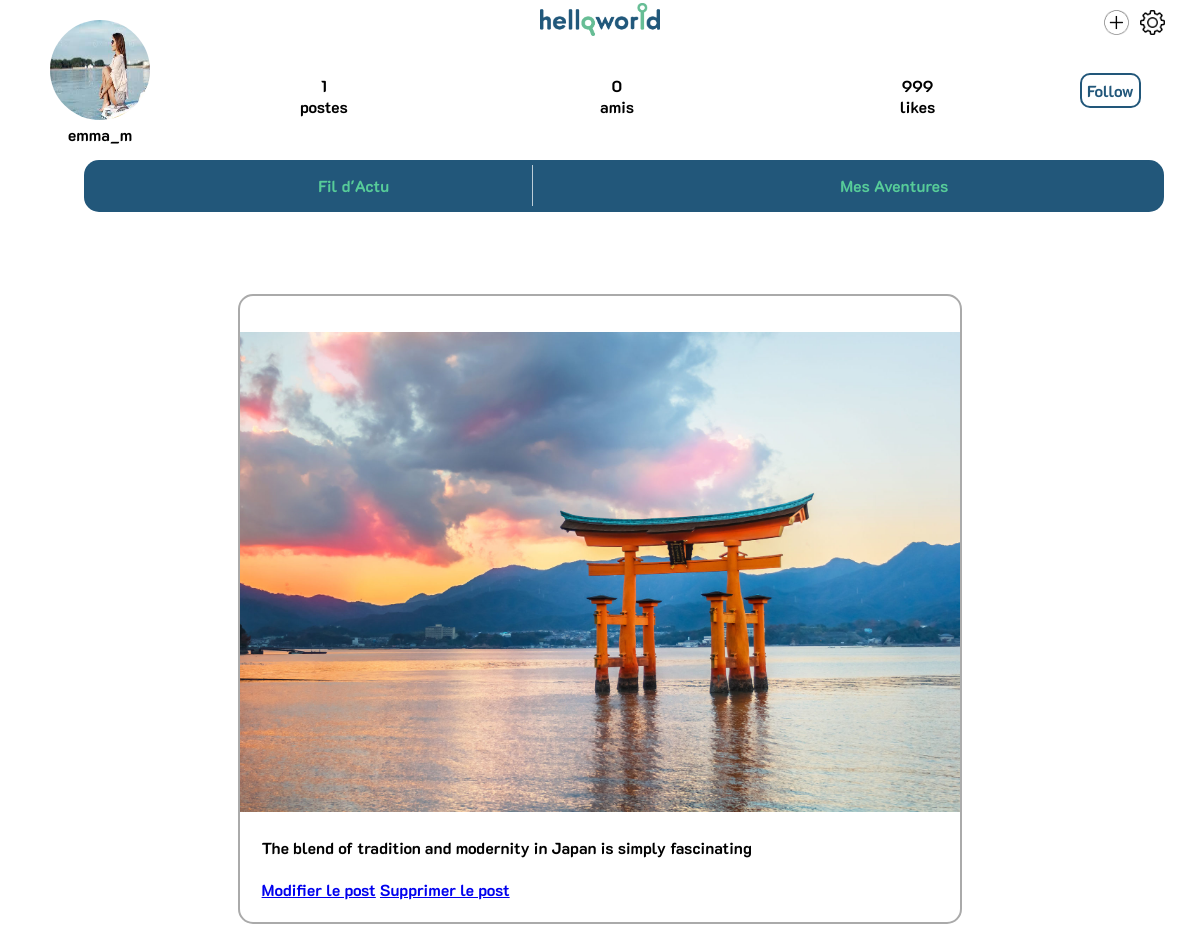
The page /profil.php?id=9 on the database as committed earlier.
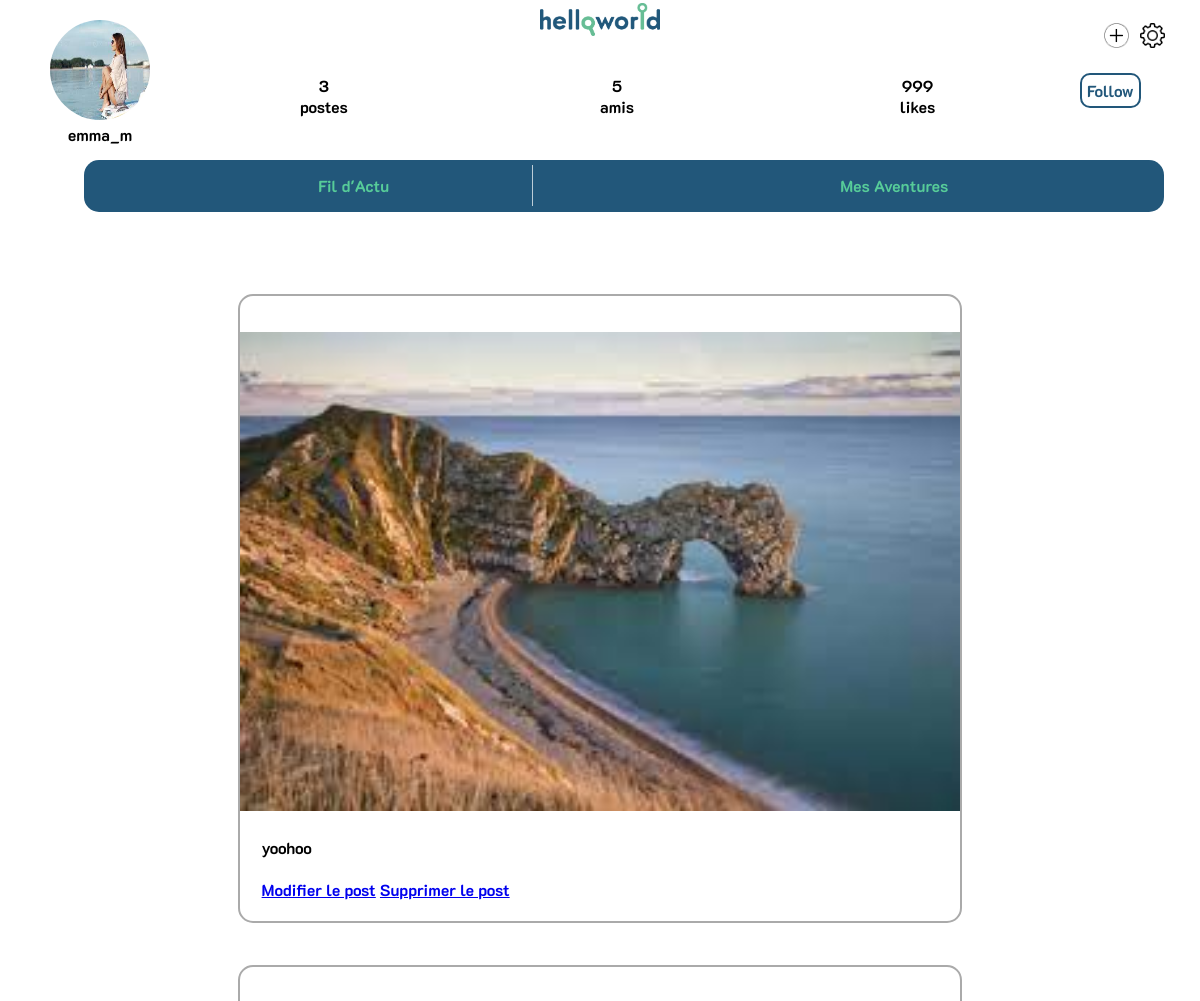
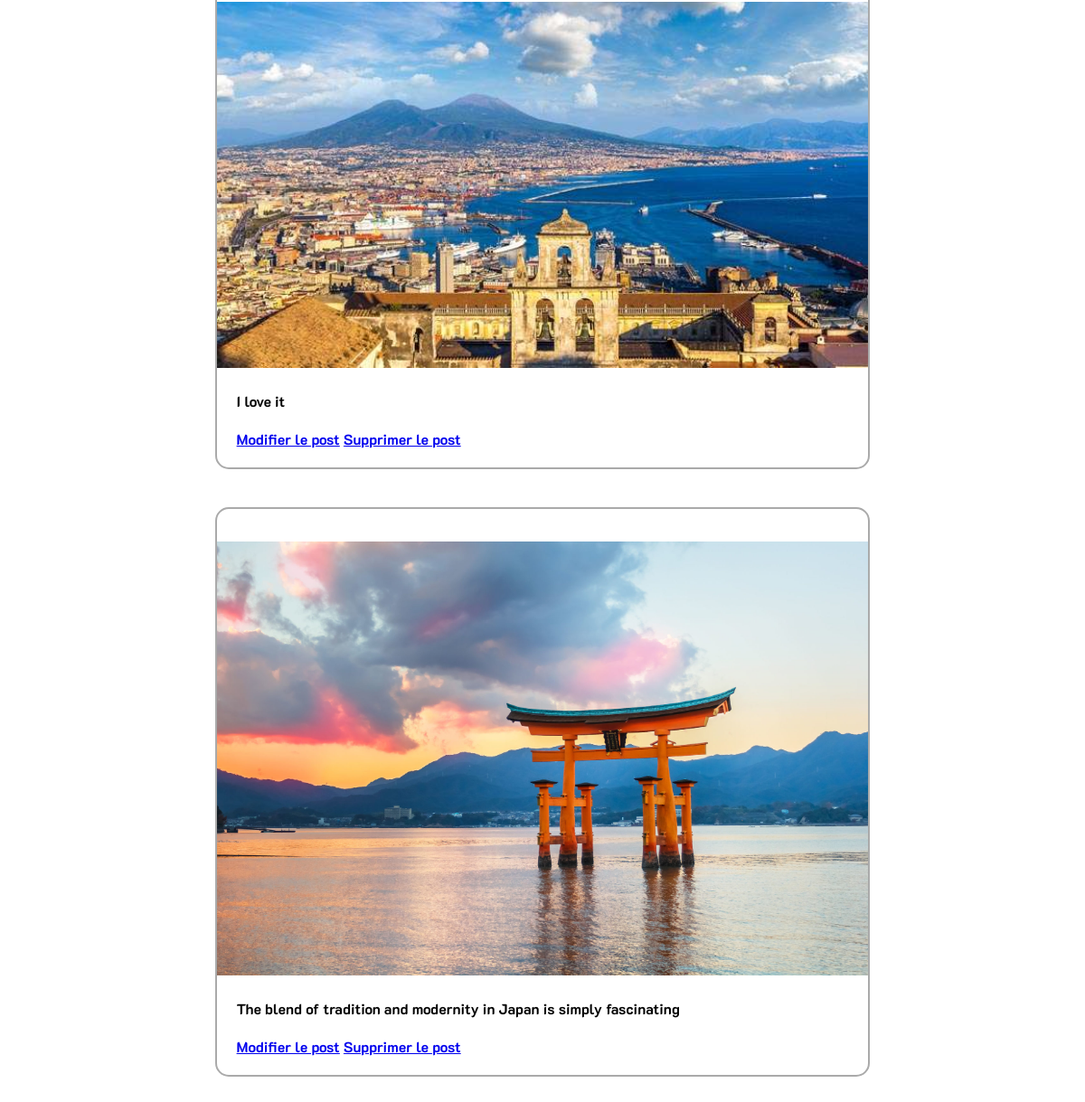
The same page on the database as committed later (2 pictures, top to bottom).
### tables this page shows
CREATE TABLE `utilisateur` (
  `id` int(11) NOT NULL,
  `prenom` varchar(50) DEFAULT NULL,
  `nom` varchar(50) DEFAULT NULL,
  `pseudo` varchar(50) DEFAULT NULL,
  `email` varchar(100) DEFAULT NULL,
  `mot_de_passe` varchar(100) DEFAULT NULL,
  `photo_profil` varchar(200) DEFAULT './images/photo_de_profil/avatar.png'
);

CREATE TABLE `post` (
  `id` int(11) NOT NULL,
  `image` varchar(200) DEFAULT NULL,
  `description` varchar(500) DEFAULT ' ',
  `id_destination` int(11) NOT NULL,
  `id_utilisateur` int(11) NOT NULL
);

### post_profil.php (the view)
<?php
$query = "SELECT id, id_utilisateur, image, description FROM `post` WHERE id_utilisateur = '".$_GET["id"]."'ORDER BY id DESC;";
$result = $conn->query($query);
while($row = $result->fetch_assoc()){
	$id_post = $row["id"];?>
	<div id="poste_p">
		<div id = "poste_header_profil">
		</div>
		<div id = "poste_image">
			<img src=<?php echo($row["image"]); ?>>
		</div>
		<div id = "poste_footer">
			<div id = "poste_description"><?php echo($row["description"]); ?></div>
			<br>
			<a href = "<?php echo("./nouveau_post.php?id=$id_post")?>">Modifier le post</a>
			<a href = "<?php echo("./formulaire_post.php?id=-$id_post")?>">Supprimer le post</a>
		</div>
	</div>
	<br><br>
<?php
	}
?>

### profil.php (shortened to what this page needs)
<!DOCTYPE html>
<html>
<head>
	<link rel="stylesheet" type="text/css" href="style.css">
</head>
<?php
include("./fonctions_BDD.php");
$id = $_GET["id"];
$query = "SELECT id, pseudo, photo_profil FROM `utilisateur` WHERE id = '".$id."';";
$result = $conn->query($query);
$row = $result->fetch_assoc();
?>
<body>
<div id="entete_contenu_profil">
        <header>
            <div id="logo_site_profil" >
				<img src="./images/logo_site/logo1.png">
			</div>
            <br>
            <div id="mon_profil">
                <img src=<?php echo($row["photo_profil"]); ?>>
                <br/>
                <span>
                    <?php
                        echo($row["pseudo"]);
                    ?>
                </span>
            </div>
            <?php
                $query_post = "SELECT Count(*) AS nb_posts FROM `post` WHERE id_utilisateur = '".$id."';";
                $result_post = $conn->query($query_post);
                $row_post = $result_post->fetch_assoc();
            ?>
            <div id="mes_postes">
                <span>
                    <?php
                        echo($row_post['nb_posts']);
                    ?>
                </span>
                <br/>
                <span>postes</span>
            </div>
            <?php
                $query_amis = "SELECT COUNT(*) AS nb_amis FROM `ami` WHERE id_utilisateur = '".$id."';";
                $result_amis = $conn->query($query_amis);
                $row_amis = $result_amis->fetch_assoc();
            ?>
            <div id="amis">
                <span>
                    <?php
                        echo($row_amis['nb_amis']);
                    ?>
                </span>
                <br/>
                <span>amis</span>
            </div>
            <div id="likes">
                <span>999</span>
                <br/>
                <span>likes</span>
            </div>
            <div id="bouton_follow">
                <?php
                    if($id != $_SESSION["userID"]){
                        $query_follow = "SELECT COUNT(*) FROM `ami`WHERE id_utilisateur = '".$_SESSION['userID']."' AND id_ami = '".$id."';";
                        $result_follow = $conn->query($query_follow);
                        $row_follow = $result_follow->fetch_assoc();
                        if($row_follow["COUNT(*)"] == 0){
                            ?>
                                <a id="follow_profil" onclick="loadSimple(<?php echo $id ?>)">Follow</a>
                            <?php
                        } else {
                            ?>
                                <a id="follow_profil" onclick="loadSimple(<?php echo $id ?>)">Ami</a>
                            <?php
                        }
                    }
                ?>
            </div>
            <div id="plus">
                <a href = "nouveau_post.php?id=0"><img src=".\images\plus.jpg" title="Nouveau Post"></a>
            </div>
            <div id="setting">
                <a href = "photo_profil.php"><img src=".\images\setting.png" title="Modification Photo de Profile"></a>
            </div>
            <nav id = "menu" class="menu_mon_profil">
                <ul>
                    <li><a href="fil_actu.php">Fil d'Actu</a></li>
                    <li><a href="#">Mes Aventures</a></li>
                </ul>
            </nav>
        </header>
        <br>
    </div>
    <br><br><br><br><br><br><br><br><br><br><br><br><br><br>
    <?php
        if($row_post['nb_posts'] > 0){
            include("./post_profil.php");
        }
    ?>
    <br><br>
</body>
</html>

### style.css (style rules this page uses)
body { font-family: k2d; margin: 0; padding: 0; background-color: white; }
header { height: 215px; background-color: white; }
#menu { background-color: #22577a; overflow: hidden; border-radius: 15px; width: 90%; margin: 0 auto; }
#menu ul { margin: 0; padding: 0%; list-style: none; display: flex; justify-content:space-around; border-radius: 10px; width: 100%; }
#menu li { width: 33%; }
#menu ul li { border-right: 1px solid rgba(255, 255, 255, 0.7); margin-top : 0.5%; margin-bottom : 0.5%; }
#menu ul :last-child { border-right: none; }
#menu ul li a { display: block; color: #57cc99; text-align: center; padding: 10px; text-decoration: none; border-radius: 15px; }
#poste_header_profil { padding-top: 5%; }
#poste_image { width: 100%; height: 65%; }
#poste_image img { width: 100%; height: 100%; }
#poste_footer { width: 94%; height: 15%; padding: 3%; }
#poste_description { font-family: k2d; height: 55%; }
#entete_contenu_profil { width: 100%; height: 10%; position: fixed; }
#logo_site_profil { padding-top: 0.25%; text-align: center; }
#logo_site_profil img { width: 10%; height: 10%; }
#mon_profil { position: absolute; top: 20px; left: 50px; text-align: center; }
#mon_profil img { width: 100px; height: 100px; border-radius: 50%; }
#mes_postes { position: absolute; top: 75px; left: 25%; text-align: center; font-weight: bold; }
#amis { position: absolute; top: 75px; left: 50%; text-align: center; font-weight: bold; }
#likes { position: absolute; top: 75px; left: 75%; text-align: center; font-weight: bold; }
#bouton_follow { position: absolute; top: 80px; left: 90%; }
#bouton_follow a { color: #22577a; border : solid 2px #22577a; border-radius: 10px; padding : 5px; }
#plus { position: absolute; top: 10%; left: 92%; }
#plus img { width: 25px; height: 25px; }
#setting { position: absolute; top: 10%; left: 95%; }
#setting img { width: 25px; height: 25px; }
.menu_mon_profil { position: absolute; width: 800%; top: 160px; left: 7%; }
#poste_p { width: 60%; height: 100%; border: 2px solid #aaa; border-radius: 15px; margin: auto; }

Rows that differ between the two databases and show on the page:
added post: image (picture), description "yoohoo"
added post: image (picture), description "I love it"
Other text that changed with them:
$row_post['nb_posts']: "1" → "3"
$row_amis['nb_amis']: "0" → "5"
